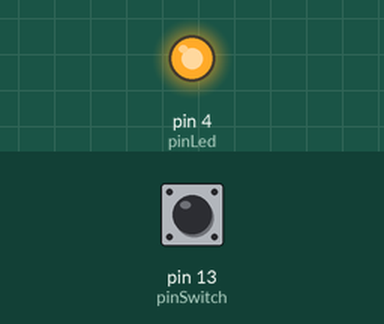
Simulated run of this sketch. Board: Arduino Uno, built with avr-gcc and run on an emulated ATmega328P. Shown: output pins drawn as LEDs (lit = HIGH). The test bench sets the inputs (shaded band); at power-on: pin 13 (pinSwitch) HIGH.

Above: at 1.2 s.
1.3 s: pin 13 (pinSwitch) pulled LOW for 0.15 s
At 1.37 s:
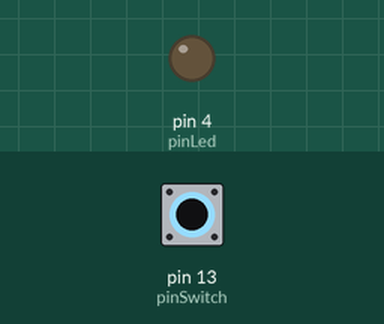
2.9 s: pin 13 (pinSwitch) pulled LOW for 3.2 s
At 6.6 s:
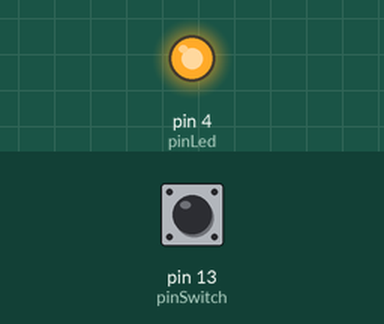
Timing chart, 0 to 8.1 s (numbered marks = the images above; inputs shaded):
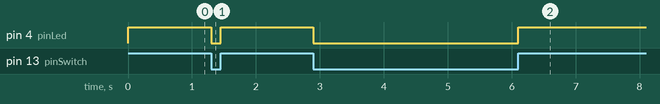

Measured:
- after the input at 1.3 s, pin 4 (pinLed): HIGH → LOW at once, → HIGH 0.15 s later
- after the input at 2.9 s, pin 4 (pinLed): HIGH → LOW at once, → HIGH 3.2 s later

The sketch:

Clase_2.ino
```cpp
const int pinSwitch = 13;
const int pinLed = 4;

void setup() {
  // put your setup code here, to run once:
  pinMode(pinSwitch, INPUT_PULLUP);
  pinMode(pinLed, OUTPUT);
}

void loop() {
  // put your main code here, to run repeatedly:

  int estado = LOW;
  estado = digitalRead(pinSwitch);
  digitalWrite(pinLed, estado);

}
```
